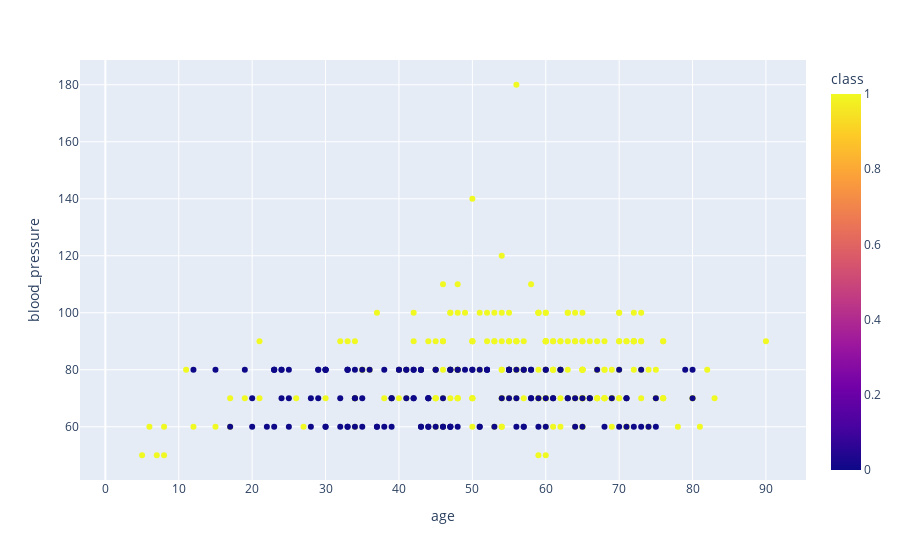

The notebook cell this image was saved under:
### Code cell
fig = px.scatter(df, x= 'age', y= 'blood_pressure', color= 'class')
fig.show()

### Figure 1 — Plotly figure (JSON) as saved in the notebook; plotly's stock layout.template omitted (floating-point values rounded to 4 significant figures; data arrays with more than 128 entries replaced by an {"elided": "..."} marker saying what was removed)
{"data": [{"hovertemplate": "age=%{x}<br>blood_pressure=%{y}<br>class=%{marker.color}<extra></extra>", "legendgroup": "", "marker": {"color": {"elided": "400 int values"}, "coloraxis": "coloraxis", "symbol": "circle"}, "mode": "markers", "name": "", "orientation": "v", "showlegend": false, "type": "scatter", "x": {"elided": "400 int values"}, "xaxis": "x", "y": {"elided": "400 int values"}, "yaxis": "y"}], "layout": {"coloraxis": {"colorbar": {"title": {"text": "class"}}, "colorscale": [[0, "#0d0887"], [0.1111, "#46039f"], [0.2222, "#7201a8"], [0.3333, "#9c179e"], [0.4444, "#bd3786"], [0.5556, "#d8576b"], [0.6667, "#ed7953"], [0.7778, "#fb9f3a"], [0.8889, "#fdca26"], [1, "#f0f921"]]}, "legend": {"tracegroupgap": 0}, "margin": {"t": 60}, "xaxis": {"anchor": "y", "domain": [0, 1], "title": {"text": "age"}}, "yaxis": {"anchor": "x", "domain": [0, 1], "title": {"text": "blood_pressure"}}}}
